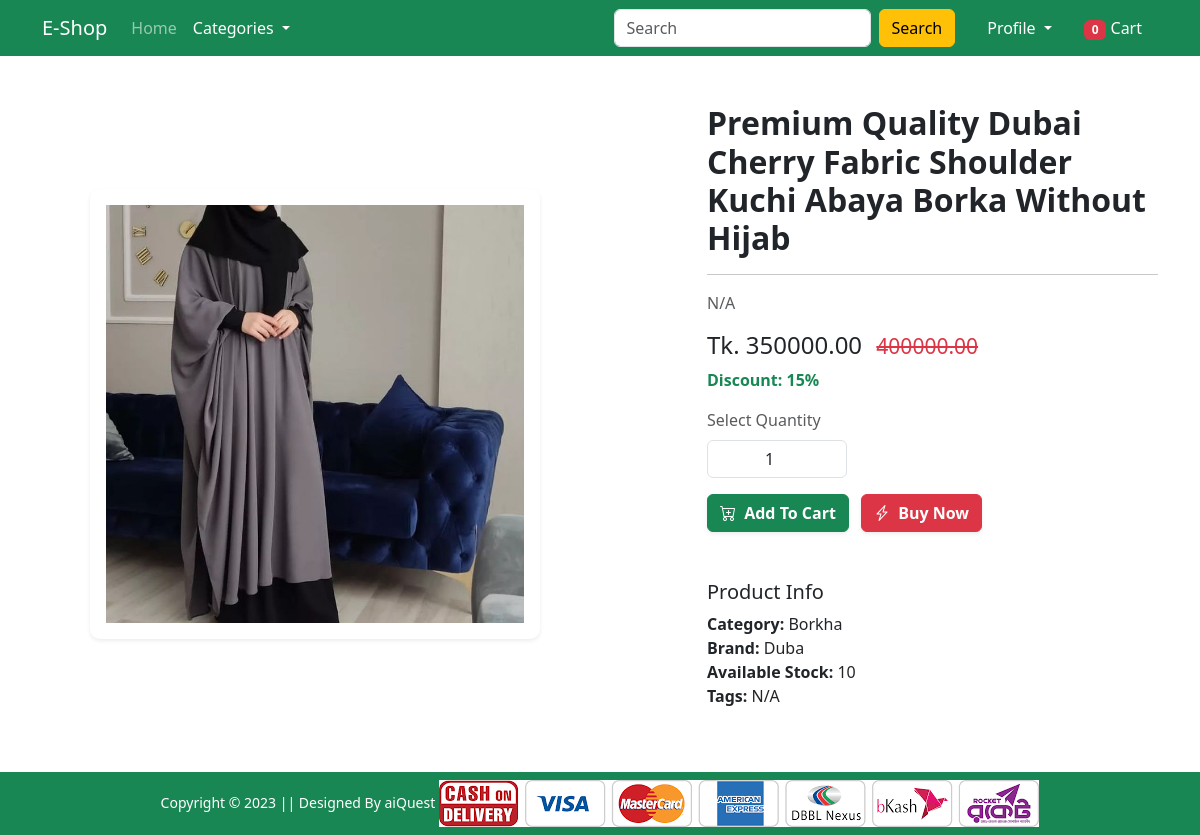
The page /single-product/premium-quality-dubai-cherry-fabric-shoulder-kuchi-abaya-borka-without-hijab/1/ on the database its author committed.
### store/models.py (models this page shows, shortened)
class Product(models.Model):
    category = models.ForeignKey(Category, on_delete=models.CASCADE)
    brand = models.ForeignKey(Brand, on_delete=models.CASCADE)
    title = models.CharField(max_length=150, unique=True)
    slug = models.SlugField(max_length=150, unique=True, null=True, blank=True)
    old_price = models.DecimalField(decimal_places=2, max_digits=10, default=1000.00)
    sale_price = models.DecimalField(decimal_places=2, max_digits=10, default=500.00)
    available_stock = models.PositiveIntegerField(validators=[MaxValueValidator(50)], default=0)
    discount_percent = models.PositiveIntegerField(validators=[MinValueValidator(0), MaxValueValidator(100)], default=0)
    keyword = models.TextField(default='N/A')
    description = models.TextField(default='N/A')
    image = models.ImageField(upload_to='products/%Y/%m/%d/')
    STATUS_CHOICES = (('ACTIVE', 'Active'), ('INACTIVE', 'Inactive'))
    status = models.CharField(max_length=8, choices=STATUS_CHOICES, default='ACTIVE')
    created_date = models.DateTimeField(auto_now_add=True)
    updated_date = models.DateTimeField(auto_now=True)
    class Meta:
        ordering = ['id']
        verbose_name_plural = '03. Products'

class Category(models.Model):
    CATEGORY_CHOICES = (
        ('NONE', 'None'),
        ('LEHENGA', 'Lehenga'),
        ('SHAREE', 'Sharee'),
        ('GENT PANTS', 'Gent Pants'),
        ('BORKHA', 'Borkha'),
        ('BABY FASHION', 'Baby Fashion'),
    )
    title = models.CharField(max_length=50, choices=CATEGORY_CHOICES, default='NONE')
    slug = models.SlugField(max_length=150, unique=True, null=True, blank=True)
    keyword = models.CharField(max_length=150, default='N/A')
    description = models.CharField(max_length=150, default='N/A')
    image = models.ImageField(upload_to='categories/%Y/%m/%d/')
    STATUS_CHOICES = (('ACTIVE', 'Active'), ('INACTIVE', 'Inactive'))
    status = models.CharField(max_length=8, choices=STATUS_CHOICES, default='ACTIVE')
    created_date = models.DateTimeField(auto_now_add=True)
    updated_date = models.DateTimeField(auto_now=True)
    class Meta:
        ordering = ['id']
        verbose_name_plural = '01. Categories'

class Brand(models.Model):
    title = models.CharField(max_length=150, unique=True)
    slug = models.SlugField(max_length=150, unique=True, null=True, blank=True)
    keyword = models.CharField(max_length=150, default='N/A')
    description = models.CharField(max_length=150, default='N/A')
    image = models.ImageField(upload_to='brands/%Y/%m/%d/')
    STATUS_CHOICES = (('ACTIVE', 'Active'), ('INACTIVE', 'Inactive'))
    status = models.CharField(max_length=8, choices=STATUS_CHOICES, default='ACTIVE')
    created_date = models.DateTimeField(auto_now_add=True)
    updated_date = models.DateTimeField(auto_now=True)
    class Meta:
        ordering = ['id']
        verbose_name_plural = '02. Brands'

### store/views.py (the view)
# urls.py: path('single-product/<str:slug>/<int:id>/', SingleProductView.as_view(), name='single-product'),
@method_decorator(never_cache, name='dispatch')
class SingleProductView(generic.View):
    def get(self, request, slug, id):
        product = get_object_or_404(Product, slug=slug, id=id)
        context = {
            'product': product,
        }
        return render(request, "store/single-product.html", context)

### cart/context_processors.py (called while the page is built)
def get_filters(request):
    if request.user.is_authenticated:
        cart_count = Cart.objects.filter(user=request.user, paid=False)
        return {
            'cart_count': cart_count.count(),
        }
    else:
        return {}

### store/context_processors.py (called while the page is built)
def get_filters(request):
    categories = Category.objects.filter(status='ACTIVE')
    return {
        'categories': categories,
    }

### templates/store/single-product.html (shortened to what this page needs)
{% extends 'base.html' %}
{% load static %}
{% block main_content %}
<div class="container my-5">
    <div class="row">
        <div class="col-sm-6 text-center align-self-center">
            <div class="card shadow-sm border-0 p-3"
                 style="max-width: 450px; height: 450px; overflow: hidden;
                        display: flex; align-items: center; justify-content: center; margin: auto;">
                <img src="{{ product.image.url }}"
                     alt="{{ product.title }}"
                     class="img-fluid"
                     style="width: 100%; height: 100%; object-fit: contain;">
            </div>
        </div>
        <div class="col-sm-5 offset-sm-1">
            <h2 class="fw-bold">{{ product.title|title }}</h2>
            <hr>
            <p class="text-muted">{{ product.description }}</p>
            <h4 class="mt-3">
                Tk. {{ product.sale_price }}
                {% if product.old_price %}
                <small class="fw-light text-decoration-line-through text-danger ms-2">
                    {{ product.old_price }}
                </small>
                {% endif %}
            </h4>
            {% if product.discount_percent %}
            <p class="text-success fw-semibold">
                Discount: {{ product.discount_percent }}%
            </p>
            {% endif %}
            <div class="card-body px-0">
                <form method="POST" action="{% url 'add-to-cart' %}" id="form">
                    <p class="text-muted mb-2">Select Quantity</p>
                    <div class="mb-3" style="max-width: 140px;">
                        <input type="number"
                               name="quantity"
                               id="quantity"
                               class="form-control text-center"
                               value="1"
                               min="1"
                               max="{{ product.available_stock }}"
                               required>
                    </div>
                    <button type="submit"
                            class="btn btn-success fw-semibold shadow-sm me-2">
                        <i class="bi bi-cart-plus me-1"></i> Add To Cart
                    </button>
                    <a href="#" class="btn btn-danger fw-semibold shadow-sm">
                        <i class="bi bi-lightning-charge me-1"></i> Buy Now
                    </a>
                </form>
            </div>
            <h5 class="mt-5">Product Info</h5>
            <ul class="list-unstyled">
                <li><strong>Category:</strong> {{ product.category.title|title }}</li>
                <li><strong>Brand:</strong> {{ product.brand.title|title }}</li>
                <li><strong>Available Stock:</strong> {{ product.available_stock }}</li>
                <li><strong>Tags:</strong> {{ product.keyword|title }}</li>
            </ul>
        </div>
    </div>
</div>
{% endblock %}

### static/assets/css/main.css (style rules this page uses)
.card { border-radius: 10px !important; }

### rows shown on the page
Product: image (picture), title "Premium Quality Dubai Cherry Fabric Shoulder Kuchi Abaya Borka Without Hijab", description "N/A", sale_price "350000.00", old_price "400000.00", discount_percent "15", category "Borkha", brand "Duba", available_stock "10", keyword "N/A"

### other values the page prints
{{ request.user.username|default:"Profile" }} "Profile"
